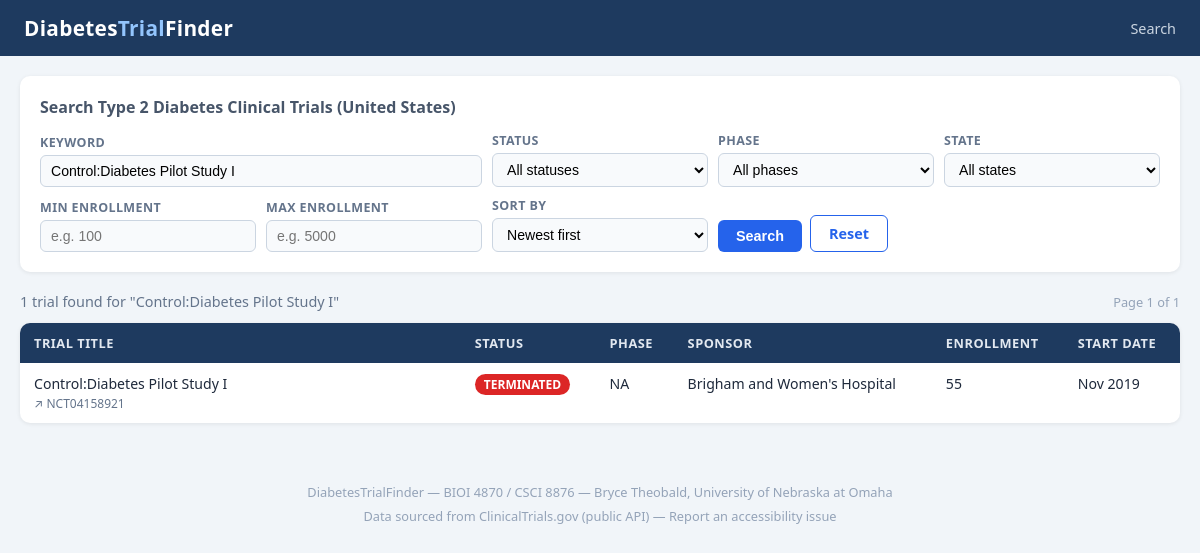
/index.php?keyword=Control:Diabetes Pilot Study I, run on the app's committed database.
### tables this page shows
CREATE TABLE IF NOT EXISTS trials (
    trial_id                INT AUTO_INCREMENT PRIMARY KEY,
    nct_id                  VARCHAR(20)  NOT NULL UNIQUE,
    brief_title             VARCHAR(500),
    official_title          TEXT,
    overall_status          VARCHAR(50),   
    study_type              VARCHAR(50),   
    phase                   VARCHAR(100),  
    enrollment_count        INT,
    start_date              DATE,
    primary_completion_date DATE,
    completion_date         DATE,
    brief_summary           TEXT,
    is_fda_regulated_drug   TINYINT(1),
    is_fda_regulated_device TINYINT(1),
    eligibility_criteria    TEXT,
    min_age                 VARCHAR(30),   
    max_age                 VARCHAR(30),
    sex                     VARCHAR(20),   
    lead_sponsor_id         INT,
    FOREIGN KEY (lead_sponsor_id) REFERENCES sponsors(sponsor_id)
);

CREATE TABLE IF NOT EXISTS sponsors (
    sponsor_id   INT AUTO_INCREMENT PRIMARY KEY,
    name         VARCHAR(300) NOT NULL,
    class        VARCHAR(50),            
    UNIQUE KEY uq_sponsor_name (name)
);

### index.php (the view, shortened to what this page needs)
<?php
require_once 'db.php';
$keyword    = trim($_GET['keyword']    ?? '');
$min_enroll = trim($_GET['min_enroll'] ?? '');
$max_enroll = trim($_GET['max_enroll'] ?? '');
$sort       = trim($_GET['sort']       ?? 'date_desc');
$page       = max(1, (int)($_GET['page'] ?? 1));
$per_page   = 25;
$offset     = ($page - 1) * $per_page;
$where  = ['1=1'];
$types  = '';
$values = [];
if ($keyword !== '') {
    $where[]  = '(t.brief_title LIKE ? OR t.official_title LIKE ?)';
    $kw       = "%$keyword%";
    $types   .= 'ss';
    $values[] = $kw;
    $values[] = $kw;
}
$where_sql = implode(' AND ', $where);
$order_map = [
    'date_desc'    => 't.start_date DESC',
    'date_asc'     => 't.start_date ASC',
    'enroll_desc'  => 't.enrollment_count DESC',
    'enroll_asc'   => 't.enrollment_count ASC',
    'title_asc'    => 't.brief_title ASC',
];
$order_sql = $order_map[$sort] ?? 't.start_date DESC';
$count_stmt = $db->prepare("SELECT COUNT(*) FROM trials t WHERE $where_sql");
if ($types) $count_stmt->bind_param($types, ...$values);
$count_stmt->execute();
$total = $count_stmt->get_result()->fetch_row()[0];
$total_pages = max(1, ceil($total / $per_page));
$data_sql = "
    SELECT t.trial_id, t.nct_id, t.brief_title, t.overall_status,
           t.phase, t.study_type, t.enrollment_count,
           t.start_date, t.completion_date, s.name AS sponsor
    FROM trials t
    LEFT JOIN sponsors s ON t.lead_sponsor_id = s.sponsor_id
    WHERE $where_sql
    ORDER BY $order_sql
    LIMIT ? OFFSET ?";
$stmt = $db->prepare($data_sql);
$page_types  = $types . 'ii';
$page_values = array_merge($values, [$per_page, $offset]);
$stmt->bind_param($page_types, ...$page_values);
$stmt->execute();
$results = $stmt->get_result()->fetch_all(MYSQLI_ASSOC);
$badge = [
    'RECRUITING'              => '#16a34a',
    'COMPLETED'               => '#2563eb',
    'ACTIVE_NOT_RECRUITING'   => '#d97706',
    'TERMINATED'              => '#dc2626',
    'WITHDRAWN'               => '#6b7280',
    'SUSPENDED'               => '#7c3aed',
    'NOT_YET_RECRUITING'      => '#0891b2',
];
?>
<!DOCTYPE html>
<html lang="en">
<head>
</head>
<body>
<header>
  <h1>Diabetes<span>Trial</span>Finder</h1>
  <nav>
    <a href="index.php">Search</a>
  </nav>
</header>
<div class="container">
  <div class="search-card">
    <h2>Search Type 2 Diabetes Clinical Trials (United States)</h2>
    <form method="get" action="index.php">
      <div class="filter-grid">
        <div class="filter-group" style="grid-column:span 2">
          <label>Keyword</label>
          <input type="text" name="keyword" value="<?= htmlspecialchars($keyword) ?>" placeholder="e.g. insulin, metformin, lifestyle...">
        </div>
        <div class="filter-group">
          <label>Status</label>
          <select name="status">
            <option value="">All statuses</option>
          </select>
        </div>
        <div class="filter-group">
          <label>Phase</label>
          <select name="phase">
            <option value="">All phases</option>
          </select>
        </div>
        <div class="filter-group">
          <label>State</label>
          <select name="state">
            <option value="">All states</option>
          </select>
        </div>
        <div class="filter-group">
          <label>Min Enrollment</label>
          <input type="number" name="min_enroll" value="<?= htmlspecialchars($min_enroll) ?>" placeholder="e.g. 100" min="0">
        </div>
        <div class="filter-group">
          <label>Max Enrollment</label>
          <input type="number" name="max_enroll" value="<?= htmlspecialchars($max_enroll) ?>" placeholder="e.g. 5000" min="0">
        </div>
        <div class="filter-group">
          <label>Sort By</label>
          <select name="sort">
            <option value="date_desc"   <?= $sort==='date_desc'   ? 'selected':'' ?>>Newest first</option>
          </select>
        </div>
        <div class="filter-group" style="display:flex;gap:8px;align-items:flex-end">
          <button class="btn" type="submit">Search</button>
          <a class="btn btn-outline" href="index.php">Reset</a>
        </div>
      </div>
    </form>
  </div>
  <div class="result-bar">
    <span class="result-count">
      <?= number_format($total) ?> trial<?= $total !== 1 ? 's' : '' ?> found
      <?= $keyword ? ' for "' . htmlspecialchars($keyword) . '"' : '' ?>
    </span>
    <span style="font-size:.8rem;color:#94a3b8">Page <?= $page ?> of <?= $total_pages ?></span>
  </div>
  <?php if (empty($results)): ?>
    <p style="text-align:center;color:#64748b;padding:40px">No trials match your search. Try different filters.</p>
  <?php else: ?>
  <table>
    <thead>
      <tr>
        <th style="width:38%">Trial Title</th>
        <th>Status</th>
        <th>Phase</th>
        <th>Sponsor</th>
        <th>Enrollment</th>
        <th>Start Date</th>
      </tr>
    </thead>
    <tbody>
    <?php foreach ($results as $r): ?>
      <?php $color = $badge[$r['overall_status']] ?? '#6b7280'; ?>
      <tr>
        <td>
          <a class="trial-title" href="trial.php?id=<?= $r['trial_id'] ?>">
            <?= htmlspecialchars($r['brief_title']) ?>
          </a><br>
          <a class="ext-link" href="https://clinicaltrials.gov/study/<?= htmlspecialchars($r['nct_id']) ?>" target="_blank" rel="noopener">
            ↗ <?= htmlspecialchars($r['nct_id']) ?>
          </a>
        </td>
        <td><span class="badge" style="background:<?= $color ?>"><?= htmlspecialchars(str_replace('_',' ',$r['overall_status'])) ?></span></td>
        <td><?= htmlspecialchars(str_replace('_',' ',$r['phase'] ?? 'N/A')) ?></td>
        <td><?= htmlspecialchars($r['sponsor'] ?? '—') ?></td>
        <td><?= $r['enrollment_count'] !== null ? number_format($r['enrollment_count']) : '—' ?></td>
        <td><?= $r['start_date'] ? date('M Y', strtotime($r['start_date'])) : '—' ?></td>
      </tr>
    <?php endforeach ?>
    </tbody>
  </table>
  <?php endif ?>
</div>
<footer>
  <p>DiabetesTrialFinder &mdash; BIOI 4870 / CSCI 8876 &mdash; Bryce Theobald, University of Nebraska at Omaha</p>
  <p style="margin-top:6px">Data sourced from <a href="https://clinicaltrials.gov" target="_blank">ClinicalTrials.gov</a> (public API) &mdash;
  <a href="https://docs.google.com/forms/d/e/1FAIpQLSf_placeholder/viewform" target="_blank">Report an accessibility issue</a></p>
</footer>
</body>
</html>

### index.php (style rules this page uses)
* { box-sizing:border-box;margin:0;padding:0 }
body { font-family:system-ui,-apple-system,sans-serif;background:#f1f5f9;color:#1e293b;font-size:15px }
a { color:#2563eb;text-decoration:none }
header { background:#1e3a5f;color:#fff;padding:14px 24px;display:flex;align-items:center;justify-content:space-between }
header h1 { font-size:1.3rem;font-weight:700;letter-spacing:.3px }
header h1 span { color:#93c5fd }
nav a { color:#cbd5e1;margin-left:20px;font-size:.9rem }
.container { max-width:1200px;margin:0 auto;padding:20px }
.search-card { background:#fff;border-radius:10px;padding:20px;box-shadow:0 1px 4px rgba(0,0,0,.08);margin-bottom:20px }
.search-card h2 { font-size:1rem;color:#475569;margin-bottom:14px;font-weight:600 }
.filter-grid { display:grid;grid-template-columns:repeat(auto-fill,minmax(180px,1fr));gap:10px;align-items:end }
.filter-group label { display:block;font-size:.78rem;font-weight:600;color:#64748b;margin-bottom:4px;text-transform:uppercase;letter-spacing:.4px }
.filter-group input,.filter-group select { width:100%;padding:7px 10px;border:1px solid #cbd5e1;border-radius:6px;font-size:.88rem;background:#f8fafc }
.btn { padding:8px 18px;background:#2563eb;color:#fff;border:none;border-radius:6px;font-size:.9rem;font-weight:600;cursor:pointer }
.btn-outline { background:#fff;color:#2563eb;border:1px solid #2563eb }
.result-bar { display:flex;justify-content:space-between;align-items:center;margin-bottom:12px }
.result-count { font-size:.9rem;color:#64748b }
table { width:100%;border-collapse:collapse;background:#fff;border-radius:10px;overflow:hidden;box-shadow:0 1px 4px rgba(0,0,0,.08) }
th { background:#1e3a5f;color:#e2e8f0;padding:11px 14px;text-align:left;font-size:.8rem;text-transform:uppercase;letter-spacing:.5px;font-weight:600 }
td { padding:11px 14px;border-bottom:1px solid #f1f5f9;font-size:.88rem;vertical-align:top }
tr:last-child td { border-bottom:none }
.badge { display:inline-block;padding:2px 9px;border-radius:20px;font-size:.75rem;font-weight:600;color:#fff }
.trial-title { font-weight:500;color:#1e293b }
.ext-link { font-size:.75rem;color:#64748b }
footer { text-align:center;padding:20px;color:#94a3b8;font-size:.8rem;margin-top:20px }
footer a { color:#94a3b8 }

### data on the page
trials: brief_title "Control:Diabetes Pilot Study I", nct "NCT04158921", overall_status "TERMINATED", phase "NA", lead_sponsor.name "Brigham and Women's Hospital", enrollment_count "55", start_date "Nov 2019"

### other printed values
$total "1"
$keyword "Control:Diabetes Pilot Study I"
$page "1"
$total_pages "1"
